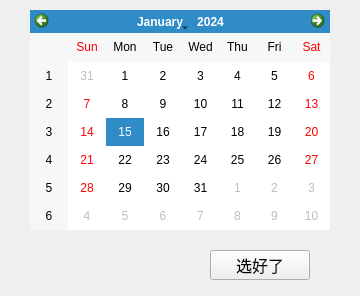
<?xml version="1.0" encoding="UTF-8"?>
<ui version="4.0">
 <class>Form</class>
 <widget class="QWidget" name="Form">
  <property name="geometry">
   <rect>
    <x>0</x>
    <y>0</y>
    <width>360</width>
    <height>296</height>
   </rect>
  </property>
  <property name="windowTitle">
   <string>时间选择</string>
  </property>
  <property name="windowIcon">
   <iconset resource="../resource.qrc">
    <normaloff>:/ico/resource/BMT_64.ico</normaloff>:/ico/resource/BMT_64.ico</iconset>
  </property>
  <widget class="QCalendarWidget" name="calendarWidget">
   <property name="geometry">
    <rect>
     <x>30</x>
     <y>10</y>
     <width>300</width>
     <height>220</height>
    </rect>
   </property>
   <property name="firstDayOfWeek">
    <enum>Qt::Sunday</enum>
   </property>
  </widget>
  <widget class="QPushButton" name="pushButton">
   <property name="geometry">
    <rect>
     <x>210</x>
     <y>250</y>
     <width>100</width>
     <height>30</height>
    </rect>
   </property>
   <property name="font">
    <font>
     <family>Agency FB</family>
     <pointsize>12</pointsize>
    </font>
   </property>
   <property name="text">
    <string>选好了</string>
   </property>
  </widget>
 </widget>
 <resources>
  <include location="../resource.qrc"/>
 </resources>
 <connections/>
</ui>
